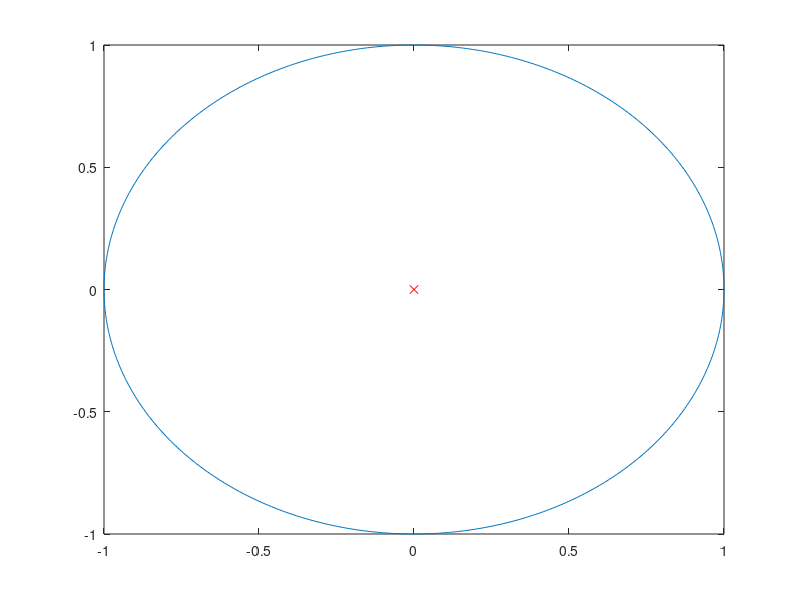

This figure's MATLAB source:
clc
clear all
close all
%Unit Circle
%ID 2017KUCP1009
%Name Vibhor Rawal
a=0:0.01:2*pi;
x=sin(a);
y=cos(a);
plot(x,y)
hold on
plot(0,0,'rx')



